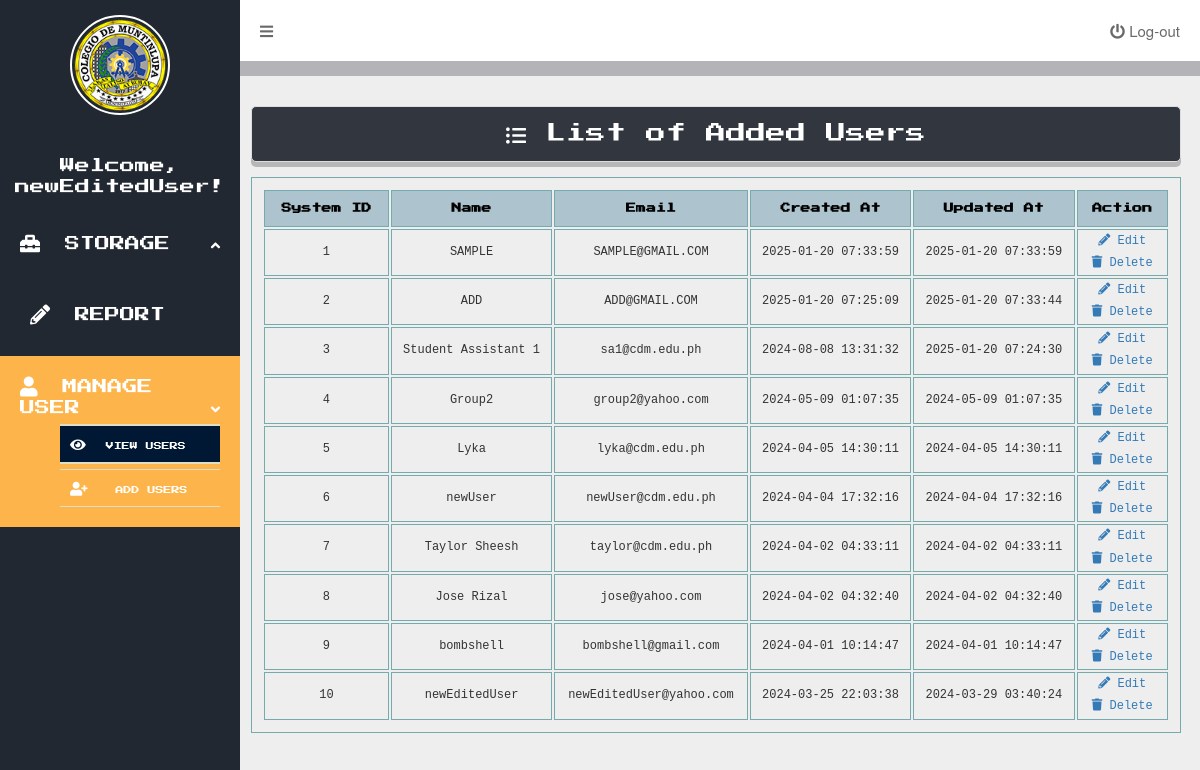
Page /users-view.php (signed in) on the committed database.
### tables this page shows
CREATE TABLE `users` (
  `ID` int(11) NOT NULL,
  `name` varchar(30) DEFAULT NULL,
  `password` varchar(300) DEFAULT NULL,
  `email` varchar(30) DEFAULT NULL,
  `created_at` datetime DEFAULT NULL,
  `updated_at` datetime DEFAULT NULL
);

### database/show.php (called while the page is built)
<?php
	include('connection.php');
	$table_name = $_SESSION['table'];
	$stmt = $conn->prepare("SELECT * FROM $table_name ORDER BY created_at DESC");
	$stmt->execute();
	$stmt->setFetchMode(PDO::FETCH_ASSOC);
	return $stmt->fetchAll();
?>

### users-view.php (the view, shortened to what this page needs)
<?php
    $users = include('database/show.php');
?>
<!DOCTYPE html>
<html>
<head>
    <?php include('partials/app-header-scripts.php'); ?>
</head>
<body>
<div class ="dashboard-container" id="dashboard_container">
    <?php include('partials/app-sidebar.php')?>
    <div class="content-container" id="content_container">
        <?php include('partials/app-topNav.php')?>
        <div class="content">
            </div>
                <div class="row">
                    <div class="column column-12">
                        <h2 class="AddUserHeader"><i class = "fas fa-list-ul"></i> List of Added Users</h2>
                        <div class="AddUserContent">
                            <div class="Users">
                                <table style="
                                border: 1px solid #9f9e85 ;
                                padding: 3px ;
                                margin-top: 25px ;
                                font-family: monospace ;
                                border-collapse: separate;
                                border-spacing: 2px;
                                text-align: center;
                                width: 100%;">
                                    <thead style="text-align: center;">
                                        <tr>
                                        <th>System ID</th>
                                        <th>Name</th>
                                        <th>Email</th>
                                        <th>Created At</th>
                                        <th>Updated At</th>
                                        <th>Action</th>
                                        </tr>
                                    </thead>
                                    <tbody>
                                        <?php foreach ($users as $index =>$user) { ?>
                                         <tr>
                                            <td><?= $index + 1 ?></td>
                                            <td class="name"><?= $user['name'] ?></td>
                                            <td class="email"><?= $user['email'] ?></td>
                                            <td><?= $user['created_at'] ?></td>
                                            <td><?= $user['updated_at'] ?></td>
                                            <td class="action">
                                                <div class = "updateUser">
                                                    <a href="" class="updateUser" data-userid="<?= $user['ID'] ?>"> <i class="fas fa-pencil-alt"></i> Edit</a></div>
                                                <div class="deleteUser">
                                                    <a href="" class="deleteUser"
                                                    data-userid="<?= $user['ID'] ?>"
                                                    data-nname="<?= $user['name']?>"
                                                    data-ename="<?= $user['email']?>"
                                                    >
                                                    <i class="fas fa-trash"> </i> Delete </a></div>
                                            </td>
                                        </tr>
                                        <?php } ?>
                                    </tbody>
                                </table>
                            </div>
                        </div>
                    </div>
                </div>
    </div>
</div>
<?php include('partials/app-scripts.php'); ?>
</body>
</html>

### partials/app-sidebar.php (shortened to what this page needs)
<?php
$user = $_SESSION['user'];
?>
<div class="sidebar" id="sidebar">
        <div class="logo" id="logo">
            <img src="pics/cdm_logo.png" alt = "cdm logo" id="cdm_logo">
        </div>
        <div class="sidebar-user" id = "sidebar_user">
            <p id = "sidebar_user_p"> Welcome, <?= $user['name'] ?>!</p>
        </div>
        <ul class="menu-lists">
            <li class="liMainMenu">
                <a href="javascript:void(0);" class="showHideSubMenu"><i class="fas fa-toolbox showHideSubMenu" ></i><span class = "menuText showHideSubMenu" > Storage</span>
                    <i class="fas fa-angle-up menuArrowIcon showHideSubMenu" ></i></a>
            </li>
            <li class="liMainMenu showHideSubMenu" >
                <a href="./report.php" style="padding: 10px 10px;"><i class="fas fa-pencil-alt"></i><span class = "menuText"> Report</span></a>
            </li>
            <li class="liMainMenu showHideSubMenu">
                <a href="javascript:void(0);" class="showHideSubMenu"><i class="fas fa-user showHideSubMenu" ></i><span class = "menuText showHideSubMenu" > Manage User</span>
                    <i class="fas fa-angle-up menuArrowIcon showHideSubMenu" ></i></a>
                <ul class = "subMenus" id="user" style=" list-style-type: none;">
                    <li class="liSubMenu"><a href="./users-view.php"><i class = "fas fa-eye"></i><span class = "menuText">View Users</span> </a></li>
                    <li class="liSubMenu"><a href="./users-add.php"><i class = "fas fa-user-plus"></i> <span class = "menuText">Add Users</span> </a>
                    </li>
                </ul>
            </li>
        </ul>
</div>

### css/dashboard.css (style rules this page uses)
body { margin: 0 auto; font-family: "press Start 2P"; }
h2 { font-family: "press Start 2P"; }
div.dashboard-container { display: flex; flex-direction: row; min-height: 100vh; }
.sidebar { width: 20%; background: #222831; height: 100vh; font-family: "press Start 2P"; transition: 0.5s all; position: fixed; top: 0; left: 0; font-size: 30px; }
.content-container { width: 80%; background: #EEEEEE ; flex-direction: column; margin-left: auto; transition: 0.5s; }
div.logo { margin-top: 15px; text-align: center; }
.content { flex: 1; overflow-y: auto; padding: 10px; }
div.logo img { width: 100px; display: inline-block; border-radius: 50%; border: 2px solid white; margin: 0 auto; }
div.sidebar-user p { font-size: font-size: 13px;; margin-top: 40px; text-align: center; font-family: "press Start 2P"; font-size: 15px; color: white; }
ul.menu-lists { padding: 0px; margin-top: 15px; }
ul.menu-lists li.liMainMenu { list-style-type: none; padding: 20px 20px; font-size: 15px; text-transform: uppercase; }
ul.menu-lists li.liMainMenu a { text-decoration: none; color: white; display: block; }
ul.menu-lists li.liMainMenu a i { font-size: 20px; text-align: justify-all; }
ul.menu-lists li.liMainMenu a span { margin-left: 10px; text-align: justify-all; }
div.content { padding: 5px; display: flex; width: 100%; height: 15px; background-color: #B4B4B8; }
div.row { display: flex !important; flex-direction: row !important; flex-wrap: wrap !important; width: 100% !important; margin-left:1px; }
div.column { width: 100%; padding: 10px; margin-right: 10px; }
h2.AddUserHeader { font-size: 20px; font-family: "press Start 2P"; color: white; text-align: center; padding: 15px 20px; background-color: #31363F; border: 1px solid #ddd; border-radius: 5px; box-shadow: 0px 5px #8888; }
td { border: 1px solid #76ABAE !important; padding: 3px !important; }
table, th { border: 1px solid #76ABAE !important; padding: 10px !important; margin-top: 15px !important; font-family: "press Start 2P"; }
table { width: 100%; text-align: center; border-spacing: 2px; }
table td { font-family: monospace; font-size: 12px; }
table th { font-size: 10px; color:#000000; background: #ADC4CE; text-align: center; }
div.updateUser { margin-bottom: 5px; }
ul.subMenus li a i { font-size: 14px !important; padding: 10px; list-style-type: none; margin-top: 2px; }
ul.subMenus { display: none; }
li.liSubMenu { background: #0000; border-top: 1px solid #e0dfc3; border-bottom: 1px solid #e0dfc3; margin-top: 5px; font-size: 8px; }
.liSubMenu span { font-size: 8px; }
i.menuArrowIcon { float: right; font-size: 15px !important; margin-top: 5px; }
.subMenuActive { border-top: 1px solid #e0dfc3; border-bottom: 1px solid #e0dfc3; background: #001833; }

### rows in the picture
users: name "newEditedUser", email "newEditedUser@yahoo.com", created_at "2024-03-25 22:03:38", updated_at "2024-03-29 03:40:24"
users: name "SAMPLE", email "SAMPLE@GMAIL.COM", created_at "2025-01-20 07:33:59", updated_at "2025-01-20 07:33:59"
users: name "ADD", email "ADD@GMAIL.COM", created_at "2025-01-20 07:25:09", updated_at "2025-01-20 07:33:44"
users: name "Student Assistant 1", email "sa1@cdm.edu.ph", created_at "2024-08-08 13:31:32", updated_at "2025-01-20 07:24:30"
users: name "Group2", email "group2@yahoo.com", created_at "2024-05-09 01:07:35", updated_at "2024-05-09 01:07:35"
users: name "Lyka", email "lyka@cdm.edu.ph", created_at "2024-04-05 14:30:11", updated_at "2024-04-05 14:30:11"
users: name "newUser", email "newUser@cdm.edu.ph", created_at "2024-04-04 17:32:16", updated_at "2024-04-04 17:32:16"
users: name "Taylor Sheesh", email "taylor@cdm.edu.ph", created_at "2024-04-02 04:33:11", updated_at "2024-04-02 04:33:11"
users: name "Jose Rizal", email "jose@yahoo.com", created_at "2024-04-02 04:32:40", updated_at "2024-04-02 04:32:40"
users: name "bombshell", email "bombshell@gmail.com", created_at "2024-04-01 10:14:47", updated_at "2024-04-01 10:14:47"
